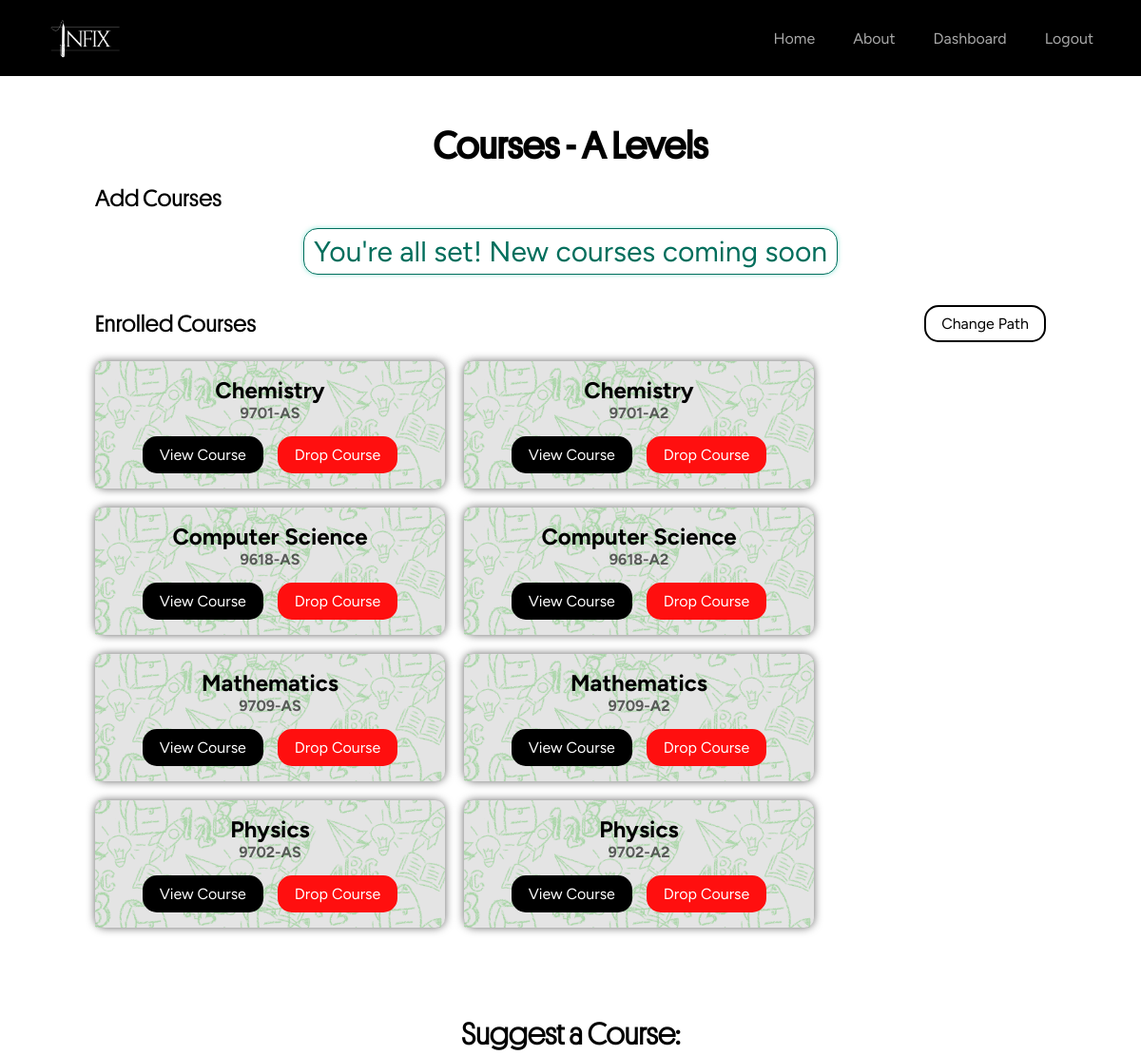
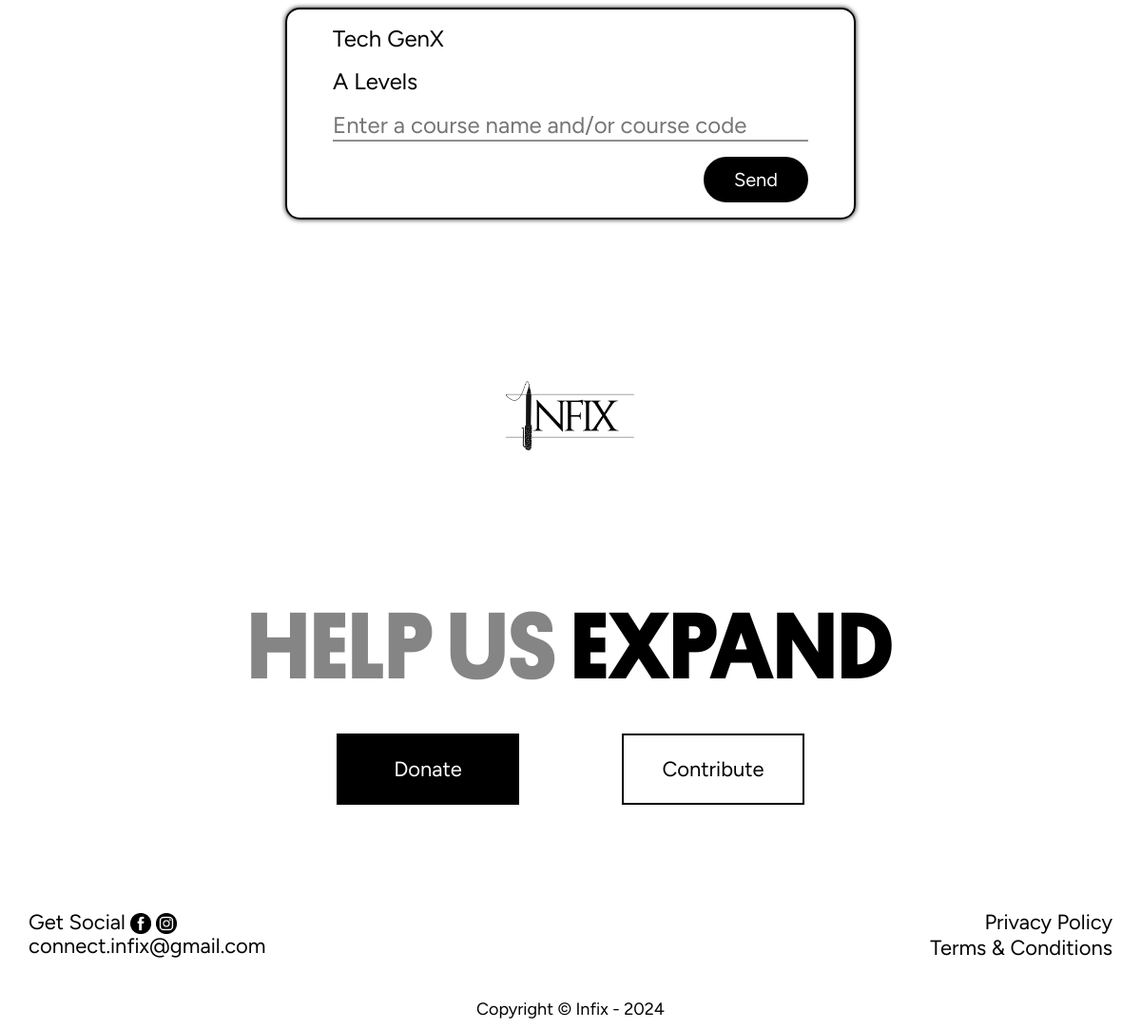
The page /courses (signed in) on the database its author committed (2 pictures, top to bottom).
### tables this page shows
CREATE TABLE paths (
    id INTEGER PRIMARY KEY AUTOINCREMENT,
    name TEXT NOT NULL UNIQUE
);

CREATE TABLE courses (
    id INTEGER PRIMARY KEY AUTOINCREMENT,
    path_id INTEGER NOT NULL,
    name TEXT NOT NULL,
    course_code INTEGER NOT NULL UNIQUE,
    FOREIGN KEY (path_id) REFERENCES paths(id) ON DELETE CASCADE
);

CREATE TABLE users (
    id INTEGER PRIMARY KEY AUTOINCREMENT,
    fullname TEXT NOT NULL,
    username TEXT NOT NULL UNIQUE,
    email TEXT NOT NULL UNIQUE,
    hash TEXT NOT NULL
, google_id TEXT);

### app.py (the view)
@app.route('/courses')
@login_required
def courses():
    user_id = session['user_id']
    result = db.execute("""
        SELECT paths.name AS user_path
        FROM paths
        JOIN user_paths ON paths.id = user_paths.path_id
        WHERE user_paths.user_id = ?
    """, user_id)
    if result:
        path = result[0]["user_path"]
    else:
        flash("Please select a path to view courses")
        return redirect("/selectpath")
    user_path_id = db.execute("SELECT path_id FROM user_paths WHERE user_id = ?", user_id)[0]["path_id"]
    enrolled_courses = db.execute("""
        SELECT courses.name, courses.course_code
        FROM courses
        JOIN user_courses ON courses.id = user_courses.course_id
        JOIN user_paths ON user_paths.user_id = user_courses.user_id
        WHERE user_courses.user_id = ?
        AND courses.path_id = user_paths.path_id
    """, user_id)
    enrolled = len(enrolled_courses) > 0
    other_courses = db.execute("""
        SELECT courses.name, courses.course_code
        FROM courses
        WHERE courses.id NOT IN (
            SELECT user_courses.course_id
            FROM user_courses
            WHERE user_courses.user_id = ?
        ) AND courses.path_id = ?
    """, user_id, user_path_id)
    to_add = len(other_courses) > 0
    user_name = db.execute("SELECT fullname FROM users WHERE id = ?", user_id)[0]['fullname']
    return render_template('courses.html', enrolled_courses=enrolled_courses, other_courses=other_courses, path=path, enrolled = enrolled, to_add = to_add, user_name=user_name)

### app.py (called while the page is built)
@app.after_request
def after_request(response):
    response.headers["Cache-Control"] = "no-cache, no-store, must-revalidate"
    response.headers["Expires"] = "0"
    response.headers["Pragma"] = "no-cache"
    return response

### helpers.py (called while the page is built)
def login_required(f):
    @wraps(f)
    def decorated_function(*args, **kwargs):
        if session.get("user_id") is None:
            return redirect("/login")
        return f(*args, **kwargs)
    return decorated_function

### templates/courses.html (shortened to what this page needs)
{% extends 'base.html' %}
{% block styles %}
<link rel="stylesheet" href="{{ url_for('static', filename='css/courses.css') }}">
<link href="https://cdn.jsdelivr.net/npm/remixicon@4.3.0/fonts/remixicon.css" rel="stylesheet"/>
{% endblock %}
{% block HomeActive %}inactive{% endblock %}
{% block content %}
<div id="courses-container">
    <div class="header">
        <h1>Courses - <span class="path-name">{{ path }}</span></h1>
    </div>
    <div class="courses">
        {% if enrolled %}
        <div class="enrolled-courses">
            {% if to_add %}
                <div class="head">Enrolled Courses</div>
            {% else %}
                <div class="add-change">
                    <div class="head">Enrolled Courses</div>
                    <div class="change-path"><a href="/changepath"><button class="change">Change Path</button></a></div>
                </div>
            {% endif %}
            <div class="cards-container">
            {% for course in enrolled_courses %}
            <div class="course-card">
                <h3>{{ course.name }} <br> <div class="course-code">{{ course.course_code }}</div></h3>
                <div class="buttons">
                    <a href="/course/{{ course.course_code | replace(' ', '-') }}">
                        <button class="resume">View Course</button>
                    </a>
                    <a href="/dropcourseconfirmation/{{ course.course_code | replace(' ', '-') }}">
                        <button class="drop">Drop Course</button>
                    </a>
                </div>
                <div class="texture">
                    <img src="../static/images/card-bg.png" alt="">
                  </div>
            </div>
            {% endfor %}
            </div>
        </div>
        {% endif %}
        {% if to_add %}
        <div class="add-courses">
            <div class="add-change">
                <div class="head">Add Courses</div>
                <div class="change-path"><a href="/changepath"><button class="change">Change Path</button></a></div>
            </div>
            <div class="cards-container">
            {% for course in other_courses %}
            <div class="course-card">
                <h3>{{ course.name }} <br> <div class="course-code">{{ course.course_code }}</div></h3>
                <div class="buttons">
                    <a href="/course/{{ course.course_code | replace(' ', '-') }}">
                        <button class="view">View Course</button>
                    </a>
                    <a href="/enrollcourse/{{ course.course_code | replace(' ', '-') }}">
                        <button class="enroll">Enroll Course</button>
                    </a>
                </div>
                <div class="texture">
                    <img src="../static/images/card-bg.png" alt="">
                  </div>
            </div>
            {% endfor %}
            </div>
        </div>
        {% else %}
        <div class="add-courses">
            <div class="add-change more">
                <div class="head">Add Courses</div>
                <p>You're all set! New courses coming soon</p>
            </div>
        </div>
        {% endif %}
    </div>
    <div class="course-input">
        <h1>Suggest a Course: </h1>
        <form>
            <input type="text" id="name-input" value="{{user_name}}" disabled>
            <input type="text" id="path-input" value="{{path}}" disabled>
            <input type="text" id="message" rows = '2' placeholder="Enter a course name and/or course code" required>
            <button type="submit">Send</button>
        </form>
    </div>
</div>
{% endblock %}

### static/css/styles.css (style rules this page uses)
html { scroll-behavior: smooth; font-family: "Figtree", sans-serif; }
* { margin: 0; padding: 0; transition: all ease 0.3s; }
body, html { overflow-x: hidden; }
a { text-decoration: none; color: inherit; }
a { text-decoration: none; color: #000000; }

### static/css/courses.css (style rules this page uses)
#courses-container { padding: 130px 100px; display: flex; flex-direction: column; justify-content: center; align-items: center; gap: 1em; }
.header h1 { font-family: 'Platform-Regular'; font-size: 40px; }
.courses { display: flex; flex-direction: column-reverse; gap: 1em; justify-content: flex-start; }
.enrolled-courses, .add-courses { display: flex; flex-direction: column; }
.enrolled-courses .head, .add-courses .head { font-size: 25px; font-family: 'Platform-Regular'; }
.cards-container { display: flex; flex-wrap: wrap; gap: 20px; margin: 20px 0; justify-content: flex-start; }
.course-code { font-size: 16px; opacity: 60%; z-index: 2; }
.course-card h3 { font-size: 24px; z-index: 2; }
.course-card { background-color: rgb(228, 228, 228); padding: 1em 1.5em; border-radius: 10px; display: flex; flex-direction: column; justify-content: center; align-items: center; gap: 15px; width: 320px; text-align: center; box-shadow: 0 0 10px 0 rgba(0, 0, 0, 0.61); position: relative; }
.texture { position: absolute; top: 0; left: 0; width: 100%; height: 100%; opacity: 0.8; z-index: 1; }
.texture img { object-fit: cover; overflow: hidden; width: 100%; height: 100%; z-index: 1; }
.add-change { display: flex; justify-content: space-between; align-items: center; }
.add-change.more { flex-direction: column; justify-content: center; align-items: flex-start; gap: 1em; }
.more p { align-self: center; font-size: 30px; border: solid 1px rgb(0, 110, 92); background-color: white; color: rgb(0, 110, 92); padding: 5px 10px; border-radius: 15px; text-align: center; box-shadow: 0 0 5px 0 rgba(0, 197, 164, 0.425); }
.buttons { display: flex; width: 100%; justify-content: center; gap: 15px; z-index: 2; }
button { font-family: "Figtree"; padding: 8px 16px; border: none; outline: none; border-radius: 15px; font-size: 16px; cursor: pointer; border: 2px solid #000; }
button.change { background-color: #fff; color: #000; }
button { background-color: #000; color: #fff; }
.drop { background-color: #ff0f0f; color: white; border: 2px solid #ff0f0f; }
.course-input { width: 50%; display: flex; flex-direction: column; justify-content: center; align-items: center; margin-top: 3em; }
.course-input form { display: flex; flex-direction: column; justify-content: flex-start; align-items: center; gap: 1em; font-family: 'Figtree'; border: solid 2px black; border-radius: 15px; width: 100%; padding: 1em 3em; box-shadow: 0 0 5px 0 rgba(0, 0, 0, 0.932); }
.course-input h1 { text-align: left; padding: 10px; font-family: 'Platform-Light'; }
.course-input input { font-family: 'Figtree'; font-size: 24px; width: 100%; border: none; background: none; outline: none; color: black; }
.course-input button { align-self: flex-end; padding: 10px 30px; font-size: 20px; border-radius: 25px; }
#message { border-bottom: 2px rgba(0, 0, 0, 0.445) solid; padding: 1px 0px; }

### rows shown on the page
paths: name "A Levels"
courses: name "Chemistry", course_code "9701-AS"
courses: name "Chemistry", course_code "9701-A2"
courses: name "Computer Science", course_code "9618-AS"
courses: name "Computer Science", course_code "9618-A2"
courses: name "Mathematics", course_code "9709-AS"
courses: name "Mathematics", course_code "9709-A2"
courses: name "Physics", course_code "9702-AS"
courses: name "Physics", course_code "9702-A2"
users: fullname "Tech GenX"
